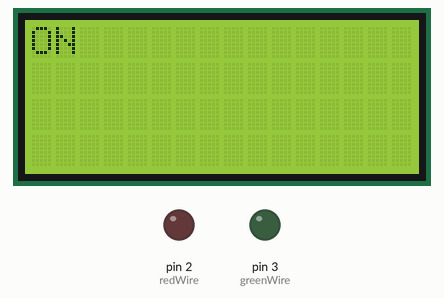
Recording of a sketch running on a simulated Arduino Uno, built with avr-gcc and run on an emulated ATmega328P. Shown: 16×4 character LCD, output pins drawn as LEDs (lit = HIGH).

Above: at 0.2 s.
At 15.1 s:
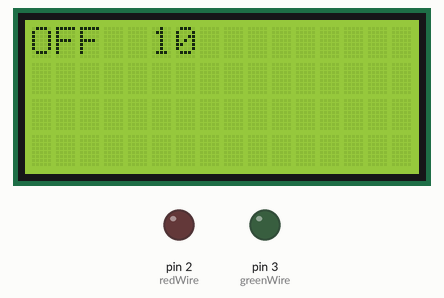
At 27.1 s:
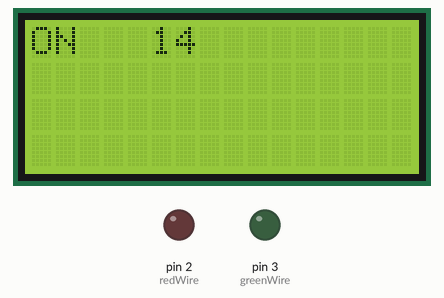
At 39.1 s:
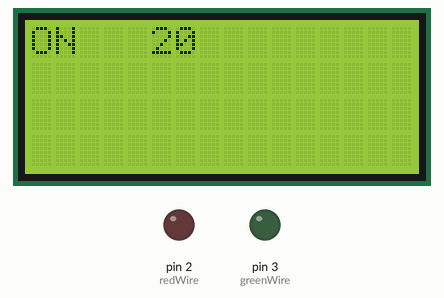
Timing chart, 0 to 40.0 s (numbered marks = the images above):
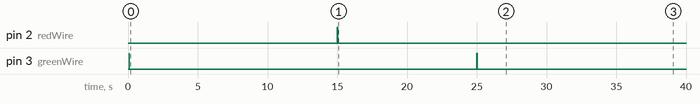

The sketch:

solenoid_trigger_time_counter.ino
```cpp
#include<LiquidCrystal_I2C.h>
#define columns 16
#define lines 4
#define I2C_ADDR 0x27
LiquidCrystal_I2C lcd(I2C_ADDR,columns,lines);
#define redWire 2
#define greenWire 3
//#define button1 4
//#define button2 5
bool trigger_need=true;
unsigned long currentTime=0,prevTime=0;
uint8_t count_on=15;
uint8_t count_off=10;
uint8_t count;
//byte state=1;
int pin=redWire;
void trigger(int pin);
void setup() {
  //Serial.begin(9600);
  lcd.begin();lcd.clear();
pinMode(greenWire,OUTPUT);
pinMode(redWire,OUTPUT);
//pinMode(button1,INPUT_PULLUP);
//pinMode(button2,INPUT_PULLUP);
}

void loop(void)
{
 if(trigger_need){
  if(pin==greenWire) {  pin=redWire;lcd.home();   lcd.print("OFF");   count=count_off;}
  else { pin=greenWire; lcd.home();lcd.print("ON ");count=count_on;}
  trigger(pin);
 }
 else
 {
    currentTime=millis();
    if(currentTime-prevTime>=1000)
    { lcd.setCursor(5,0);
      lcd.print(count);
      count--;
      if(count==0) trigger_need=true;
      prevTime=currentTime;
     }
 }
}
void trigger(int pin){
//   lcd.setCursor(-4,3);
   unsigned long startTime=millis();
   digitalWrite(pin,1);
  while(millis()-startTime<35)
    {
//      Serial.print(pin);
//      Serial.println(" triggered");
      }
  digitalWrite(pin,0);trigger_need=false;
}
```

Measured:
- by itself, pin 2 (redWire): LOW → HIGH at 15.0 s, → LOW 0.03 s later
- by itself, pin 3 (greenWire): alternates HIGH for 0.03 s and LOW for 24.9 s
- what the display in image 1 shows lasts 2.0 s, from 15.0 s to 17.0 s
- what the display in image 2 shows lasts 1.0 s, from 27.0 s to 28.0 s
